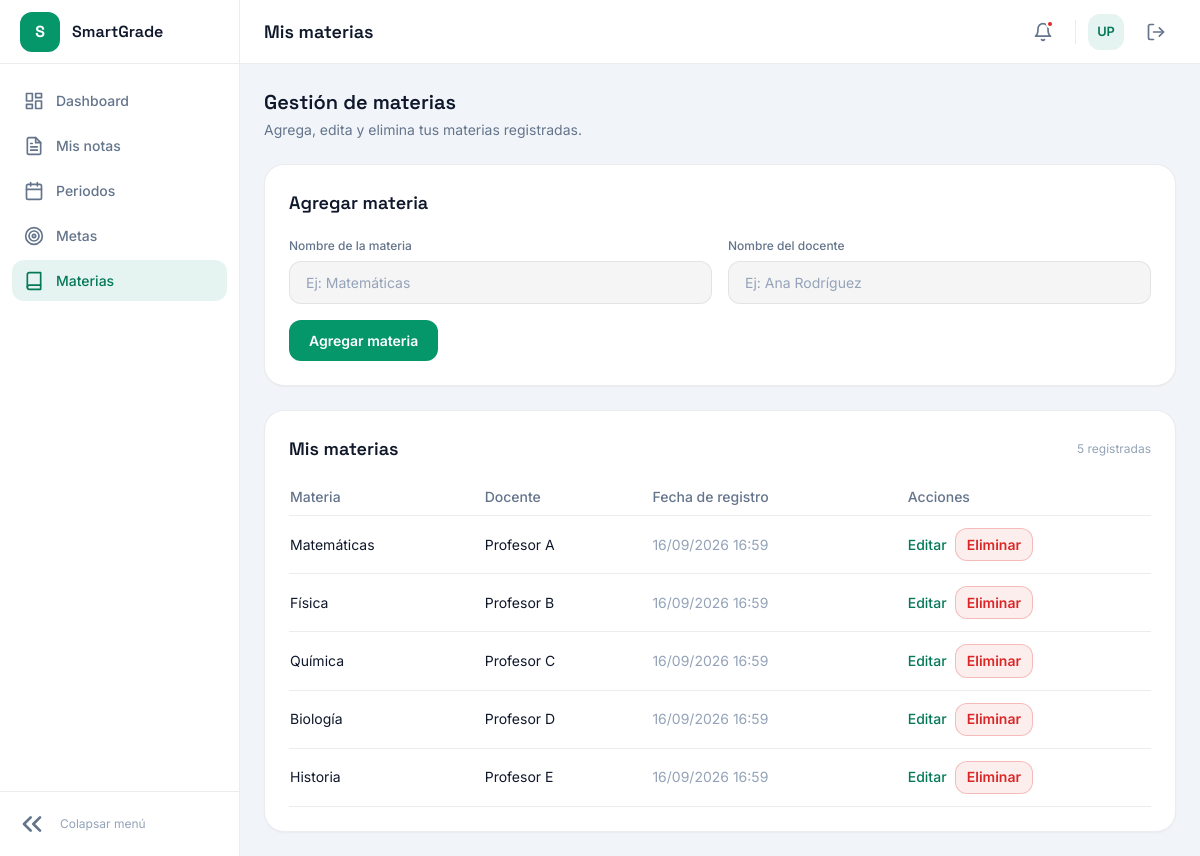
Page /views/subjets/index.php (signed in) on the committed database.
### tables this page shows
CREATE TABLE IF NOT EXISTS subjets (
    id INT AUTO_INCREMENT PRIMARY KEY,
    name VARCHAR(100) NOT NULL,
    user_id INT NOT NULL,
    teacher_name VARCHAR(100) NOT NULL,
    created_at TIMESTAMP DEFAULT CURRENT_TIMESTAMP,
    FOREIGN KEY (user_id) REFERENCES users (id) ON DELETE CASCADE
);

### logic/subjets/read.php (called while the page is built, shortened)
<?php
if (!function_exists('getUserSubjets')) {
    function getUserSubjets(PDO $pdo, int $user_id): array
    {
        $stmt = $pdo->prepare('SELECT id, name, teacher_name, created_at FROM subjets WHERE user_id = :user_id ORDER BY created_at DESC');
        $stmt->execute(['user_id' => $user_id]);
        return $stmt->fetchAll();
    }
}

### views/subjets/index.php (the view, shortened to what this page needs)
<?php
require_once __DIR__ . '/../../logic/db.php';
require_once __DIR__ . '/../../logic/subjets/read.php';
$user_id = (int) $_SESSION['user_id'];
$old = $_SESSION['subjets_old'] ?? ['name' => '', 'teacher_name' => ''];
$subjets = getUserSubjets($pdo, $user_id);
?>
<!DOCTYPE html>
<html lang="es">
<head>
    <?php include __DIR__ . '/../header.php'; ?>
</head>
<body>
    <div class="app-shell">
        <?php include __DIR__ . '/../partials/sidebar.php'; ?>
        <div class="main-content">
            <?php include __DIR__ . '/../partials/topbar.php'; ?>
            <main class="p-6 space-y-6">
                <div>
                    <h2 class="font-display text-xl font-semibold text-heading">Gestión de materias</h2>
                    <p class="text-muted text-sm mt-1">Agrega, edita y elimina tus materias registradas.</p>
                </div>
                <section class="card p-6">
                    <h3 class="font-display text-lg font-semibold text-heading mb-5">Agregar materia</h3>
                    <form action="../../logic/subjets/create.php" method="POST" class="grid md:grid-cols-2 gap-4" novalidate>
                        <div>
                            <label for="name" class="field-label">Nombre de la materia</label>
                            <input
                                type="text"
                                id="name"
                                name="name"
                                maxlength="100"
                                required
                                placeholder="Ej: Matemáticas"
                                value="<?= htmlspecialchars($old['name'], ENT_QUOTES, 'UTF-8') ?>"
                                class="input">
                        </div>
                        <div>
                            <label for="teacher_name" class="field-label">Nombre del docente</label>
                            <input
                                type="text"
                                id="teacher_name"
                                name="teacher_name"
                                maxlength="100"
                                required
                                placeholder="Ej: Ana Rodríguez"
                                value="<?= htmlspecialchars($old['teacher_name'], ENT_QUOTES, 'UTF-8') ?>"
                                class="input">
                        </div>
                        <div class="md:col-span-2">
                            <button type="submit" class="btn btn-primary" style="width: auto;">Agregar materia</button>
                        </div>
                    </form>
                </section>
                <section class="card p-6">
                    <div class="flex items-center justify-between gap-3 flex-wrap mb-4">
                        <h3 class="font-display text-lg font-semibold text-heading">Mis materias</h3>
                        <span class="text-xs text-dim"><?= count($subjets) ?> registradas</span>
                    </div>
                    <?php if (empty($subjets)): ?>
                        <p class="text-sm text-muted">Aún no tienes materias registradas.</p>
                    <?php else: ?>
                        <div class="overflow-x-auto">
                            <table class="w-full text-sm">
                                <thead>
                                    <tr class="text-left text-muted border-b" style="border-color: var(--color-border);">
                                        <th class="py-2 pr-4 font-medium">Materia</th>
                                        <th class="py-2 pr-4 font-medium">Docente</th>
                                        <th class="py-2 pr-4 font-medium">Fecha de registro</th>
                                        <th class="py-2 font-medium">Acciones</th>
                                    </tr>
                                </thead>
                                <tbody>
                                    <?php foreach ($subjets as $subjet): ?>
                                        <tr class="border-b" style="border-color: var(--color-border);">
                                            <td class="py-3 pr-4 text-heading"><?= htmlspecialchars($subjet['name'], ENT_QUOTES, 'UTF-8') ?></td>
                                            <td class="py-3 pr-4"><?= htmlspecialchars($subjet['teacher_name'], ENT_QUOTES, 'UTF-8') ?></td>
                                            <td class="py-3 pr-4 text-dim"><?= htmlspecialchars(date('d/m/Y H:i', strtotime($subjet['created_at'])), ENT_QUOTES, 'UTF-8') ?></td>
                                            <td class="py-3">
                                                <div class="flex items-center gap-2">
                                                    <a href="edit.php?id=<?= (int) $subjet['id'] ?>" class="text-sm link-accent">Editar</a>
                                                    <form action="../../logic/subjets/delete.php" method="POST" onsubmit="return confirm('¿Seguro que deseas eliminar esta materia?');">
                                                        <button type="submit" class="btn btn-danger-ghost" style="padding: 0.35rem 0.7rem;">Eliminar</button>
                                                    </form>
                                                </div>
                                            </td>
                                        </tr>
                                    <?php endforeach; ?>
                                </tbody>
                            </table>
                        </div>
                    <?php endif; ?>
                </section>
            </main>
        </div>
    </div>
</body>
</html>

### views/css/styles.css (style rules this page uses)
:root { --color-bg: #f1f5f9; --color-surface: #ffffff; --color-surface-alt: #f8fafc; --color-border: rgba(15, 23, 42, 0.08); --color-border-focus: var(--color-primary); --color-text: #0f172a; --color-text-muted: #64748b; --color-text-dim: #94a3b8; --color-text-inverse: #ffffff; --color-primary: #059669; --color-primary-hover: #047857; --color-primary-soft: rgba(5, 150, 105, 0.1); --color-danger: #dc2626; --color-danger-border: rgba(220, 38, 38, 0.25); --color-danger-bg: rgba(220, 38, 38, 0.08); --color-success: #059669; --color-success-border: rgba(5, 150, 105, 0.25); --color-success-bg: rgba(5, 150, 105, 0.08); --color-overlay-soft: rgba(15, 23, 42, 0.04); --color-overlay-medium: rgba(15, 23, 42, 0.06); --font-body: "Inter", sans-serif; --font-display: "Space Grotesk", sans-serif; --radius-sm: 0.375rem; --radius-md: 0.5rem; --radius-lg: 0.75rem; --radius-xl: 1rem; --radius-2xl: 1.25rem; --input-padding-y: 0.625rem; --input-padding-x: 1rem; --transition-fast: 150ms ease; }
body { font-family: var(--font-body); background-color: var(--color-bg); color: var(--color-text); }
.font-display { font-family: var(--font-display); }
.card { background-color: var(--color-surface); border: 1px solid var(--color-border); border-radius: var(--radius-2xl); }
.field-label { display: block; font-size: 0.75rem; font-weight: 500; color: var(--color-text-muted); margin-bottom: 0.375rem; }
.input { width: 100%; background-color: var(--color-overlay-soft); border: 1px solid var(--color-border); border-radius: var(--radius-lg); padding: var(--input-padding-y) var(--input-padding-x); font-size: 0.875rem; color: var(--color-text); transition: border-color var(--transition-fast), box-shadow var(--transition-fast); }
.input::placeholder { color: var(--color-text-dim); }
.btn { display: inline-flex; align-items: center; justify-content: center; font-weight: 600; font-size: 0.875rem; border-radius: var(--radius-lg); padding: var(--input-padding-y) 1.25rem; transition: background-color var(--transition-fast), transform var(--transition-fast); cursor: pointer; border: none; }
.btn-primary { background-color: var(--color-primary); color: var(--color-text-inverse); width: 100%; }
.btn-danger-ghost { background-color: var(--color-danger-bg); border: 1px solid var(--color-danger-border); color: var(--color-danger); }
.link-accent { color: var(--color-primary-hover); font-weight: 500; }
.text-muted { color: var(--color-text-muted); }
.text-dim { color: var(--color-text-dim); }
:root { --sidebar-width-expanded: 15rem; --sidebar-width-collapsed: 4.5rem; --topbar-height: 4rem; }
.app-shell { display: flex; min-height: 100vh; background-color: var(--color-bg); }
.main-content { flex: 1; display: flex; flex-direction: column; min-width: 0; }
.text-heading { color: var(--color-text); }
.card, .widget-card { box-shadow: 0 1px 2px rgba(15, 23, 42, 0.04); }

### rows in the picture
subjets: name "Matemáticas", teacher_name "Profesor A", created_at "16/09/2026 16:59"
subjets: name "Física", teacher_name "Profesor B", created_at "16/09/2026 16:59"
subjets: name "Química", teacher_name "Profesor C", created_at "16/09/2026 16:59"
subjets: name "Biología", teacher_name "Profesor D", created_at "16/09/2026 16:59"
subjets: name "Historia", teacher_name "Profesor E", created_at "16/09/2026 16:59"

### other values in the picture
$page_title "Mis materias"
$initials "UP"
count($subjets) "5"
